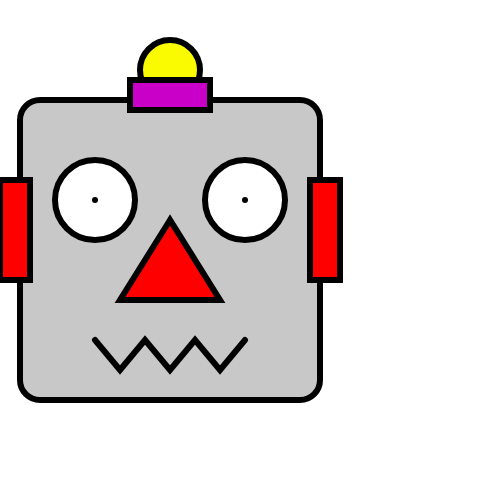
Frame 1 (no input)
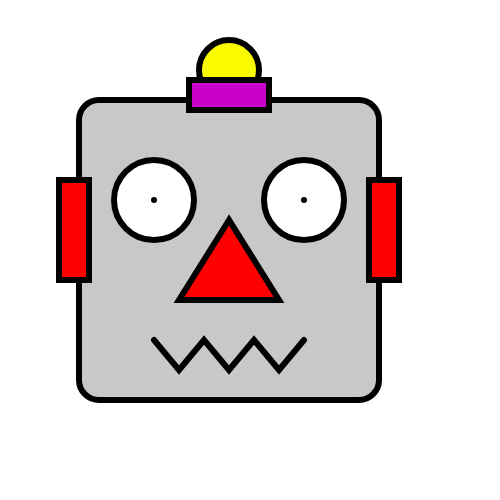
Frame 60 (no input)
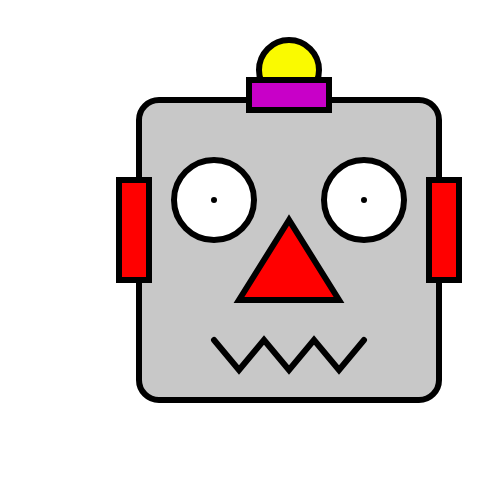
Frame 120 (the mouse pressed at the canvas centre since frame 60)

The p5.js sketch that drew these frames (run headless with seeded random() and noise() and a simulated clock; from frame 60 on, the mouse is pressed at the canvas centre):

// p5.js sketch
// ── sketch.js
var robot_x;
var robot_y;

function setup()
{
	//create a canvas for the robot
	createCanvas(500, 500);
	robot_x = 20;
	robot_y = 100;
}

function draw()
{
	background(255);
	strokeWeight(6);

	//robots head
	fill(200);
	rect(robot_x, robot_y, 300, 300, 20);

	//robots antenna
	fill(250, 250, 0);
	ellipse(robot_x + 150, robot_y - 30, 60, 60);

	fill(200, 0, 200);
	rect(robot_x + 110, robot_y - 20, 80, 30);


	//robots eyes
	fill(255);

	ellipse(robot_x + 75, robot_y + 100, 80, 80);
	point(robot_x + 75, robot_y + 100);

	ellipse(robot_x + 225, robot_y + 100, 80, 80);
	point(robot_x + 225, robot_y + 100);


	//robots nose
	fill(255, 0, 0);
	triangle(robot_x + 150, robot_y + 120,
		robot_x + 100, robot_y + 200,
		robot_x + 200, robot_y + 200);


	//robots ears
	rect(robot_x - 20, robot_y + 80, 30, 100);

	rect(robot_x + 290, robot_y + 80, 30, 100);

	//robots mouth
	noFill();
	beginShape();

	vertex(robot_x + 75, robot_y + 240);
	vertex(robot_x + 100, robot_y + 270);
	vertex(robot_x + 125, robot_y + 240);
	vertex(robot_x + 150, robot_y + 270);
	vertex(robot_x + 175, robot_y + 240);
	vertex(robot_x + 200, robot_y + 270);
	vertex(robot_x + 225, robot_y + 240);

	endShape();

	//animate the robot
	robot_x += 1;
}

function keyPressed()
{
	robot_x = -320;
}
